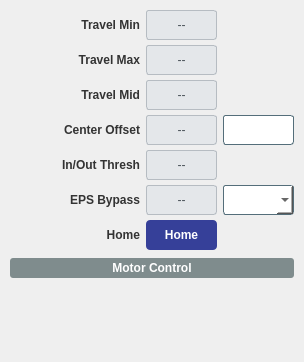
<widget class="QWidget" name="tab_60"><attribute name="title"><string>Y-axis</string></attribute><layout class="QVBoxLayout" name="tv_82"><property name="spacing"><number>8</number></property><property name="leftMargin"><number>10</number></property><property name="topMargin"><number>10</number></property><property name="rightMargin"><number>10</number></property><property name="bottomMargin"><number>10</number></property><item><layout class="QGridLayout" name="grid_78"><property name="horizontalSpacing"><number>6</number></property><property name="verticalSpacing"><number>5</number></property><item row="0" column="0"><widget class="QLabel" name="lbl_61"><property name="styleSheet"><string notr="true">color: #333; font-weight: bold;</string></property><property name="minimumSize"><size><width>130</width><height>30</height></size></property><property name="text"><string>Travel Min</string></property><property name="alignment"><set>Qt::AlignRight|Qt::AlignVCenter</set></property></widget></item><item row="0" column="1"><widget class="PyDMLabel" name="rb_62"><property name="minimumSize"><size><width>0</width><height>30</height></size></property><property name="sizePolicy"><sizepolicy hsizetype="Expanding" vsizetype="Fixed"><horstretch>1</horstretch><verstretch>0</verstretch></sizepolicy></property><property name="styleSheet"><string notr="true">background-color: #e4e7ea; color: #4a5259; border: 1px solid #b6bcc2; border-radius: 3px;</string></property><property name="alignment"><set>Qt::AlignCenter</set></property><property name="text"><string>--</string></property><property name="channel" stdset="0"><string>ca://${prefix}:MMS:03:fYLimMin_RBV</string></property></widget></item><item row="1" column="0"><widget class="QLabel" name="lbl_63"><property name="styleSheet"><string notr="true">color: #333; font-weight: bold;</string></property><property name="minimumSize"><size><width>130</width><height>30</height></size></property><property name="text"><string>Travel Max</string></property><property name="alignment"><set>Qt::AlignRight|Qt::AlignVCenter</set></property></widget></item><item row="1" column="1"><widget class="PyDMLabel" name="rb_64"><property name="minimumSize"><size><width>0</width><height>30</height></size></property><property name="sizePolicy"><sizepolicy hsizetype="Expanding" vsizetype="Fixed"><horstretch>1</horstretch><verstretch>0</verstretch></sizepolicy></property><property name="styleSheet"><string notr="true">background-color: #e4e7ea; color: #4a5259; border: 1px solid #b6bcc2; border-radius: 3px;</string></property><property name="alignment"><set>Qt::AlignCenter</set></property><property name="text"><string>--</string></property><property name="channel" stdset="0"><string>ca://${prefix}:MMS:03:fYLimMax_RBV</string></property></widget></item><item row="2" column="0"><widget class="QLabel" name="lbl_65"><property name="styleSheet"><string notr="true">color: #333; font-weight: bold;</string></property><property name="minimumSize"><size><width>130</width><height>30</height></size></property><property name="text"><string>Travel Mid</string></property><property name="alignment"><set>Qt::AlignRight|Qt::AlignVCenter</set></property></widget></item><item row="2" column="1"><widget class="PyDMLabel" name="rb_66"><property name="minimumSize"><size><width>0</width><height>30</height></size></property><property name="sizePolicy"><sizepolicy hsizetype="Expanding" vsizetype="Fixed"><horstretch>1</horstretch><verstretch>0</verstretch></sizepolicy></property><property name="styleSheet"><string notr="true">background-color: #e4e7ea; color: #4a5259; border: 1px solid #b6bcc2; border-radius: 3px;</string></property><property name="alignment"><set>Qt::AlignCenter</set></property><property name="text"><string>--</string></property><property name="channel" stdset="0"><string>ca://${prefix}:MMS:03:fYLimMedium_RBV</string></property></widget></item><item row="3" column="0"><widget class="QLabel" name="lbl_67"><property name="styleSheet"><string notr="true">color: #333; font-weight: bold;</string></property><property name="minimumSize"><size><width>130</width><height>30</height></size></property><property name="text"><string>Center Offset</string></property><property name="alignment"><set>Qt::AlignRight|Qt::AlignVCenter</set></property></widget></item><item row="3" column="1"><widget class="PyDMLabel" name="rb_68"><property name="minimumSize"><size><width>0</width><height>30</height></size></property><property name="sizePolicy"><sizepolicy hsizetype="Expanding" vsizetype="Fixed"><horstretch>1</horstretch><verstretch>0</verstretch></sizepolicy></property><property name="styleSheet"><string notr="true">background-color: #e4e7ea; color: #4a5259; border: 1px solid #b6bcc2; border-radius: 3px;</string></property><property name="alignment"><set>Qt::AlignCenter</set></property><property name="text"><string>--</string></property><property name="channel" stdset="0"><string>ca://${prefix}:MMS:03:fYCenterOffset_RBV</string></property></widget></item><item row="3" column="2"><widget class="PyDMLineEdit" name="set_69"><property name="minimumSize"><size><width>0</width><height>30</height></size></property><property name="sizePolicy"><sizepolicy hsizetype="Expanding" vsizetype="Fixed"><horstretch>1</horstretch><verstretch>0</verstretch></sizepolicy></property><property name="styleSheet"><string notr="true">background-color: #ffffff; color: #0c0c0c; border: 1px solid #546e7a; border-radius: 3px;</string></property><property name="alignment"><set>Qt::AlignCenter</set></property><property name="channel" stdset="0"><string>ca://${prefix}:MMS:03:fYCenterOffset</string></property></widget></item><item row="4" column="0"><widget class="QLabel" name="lbl_70"><property name="styleSheet"><string notr="true">color: #333; font-weight: bold;</string></property><property name="minimumSize"><size><width>130</width><height>30</height></size></property><property name="text"><string>In/Out Thresh</string></property><property name="alignment"><set>Qt::AlignRight|Qt::AlignVCenter</set></property></widget></item><item row="4" column="1"><widget class="PyDMLabel" name="rb_71"><property name="minimumSize"><size><width>0</width><height>30</height></size></property><property name="sizePolicy"><sizepolicy hsizetype="Expanding" vsizetype="Fixed"><horstretch>1</horstretch><verstretch>0</verstretch></sizepolicy></property><property name="styleSheet"><string notr="true">background-color: #e4e7ea; color: #4a5259; border: 1px solid #b6bcc2; border-radius: 3px;</string></property><property name="alignment"><set>Qt::AlignCenter</set></property><property name="text"><string>--</string></property><property name="channel" stdset="0"><string>ca://${prefix}:MMS:03:fInOutThrsh_RBV</string></property></widget></item><item row="5" column="0"><widget class="QLabel" name="lbl_72"><property name="styleSheet"><string notr="true">color: #333; font-weight: bold;</string></property><property name="minimumSize"><size><width>130</width><height>30</height></size></property><property name="text"><string>EPS Bypass</string></property><property name="alignment"><set>Qt::AlignRight|Qt::AlignVCenter</set></property></widget></item><item row="5" column="1"><widget class="PyDMLabel" name="rb_73"><property name="minimumSize"><size><width>0</width><height>30</height></size></property><property name="sizePolicy"><sizepolicy hsizetype="Expanding" vsizetype="Fixed"><horstretch>1</horstretch><verstretch>0</verstretch></sizepolicy></property><property name="styleSheet"><string notr="true">background-color: #e4e7ea; color: #4a5259; border: 1px solid #b6bcc2; border-radius: 3px;</string></property><property name="alignment"><set>Qt::AlignCenter</set></property><property name="text"><string>--</string></property><property name="channel" stdset="0"><string>ca://${prefix}:MMS:03:bYEpsBypass_RBV</string></property></widget></item><item row="5" column="2"><widget class="PyDMEnumComboBox" name="cmb_74"><property name="minimumSize"><size><width>0</width><height>30</height></size></property><property name="sizePolicy"><sizepolicy hsizetype="Expanding" vsizetype="Fixed"><horstretch>1</horstretch><verstretch>0</verstretch></sizepolicy></property><property name="styleSheet"><string notr="true">background-color: #ffffff; color: #0c0c0c; border: 1px solid #546e7a; border-radius: 3px;</string></property><property name="channel" stdset="0"><string>ca://${prefix}:MMS:03:bYEpsBypass</string></property></widget></item><item row="6" column="0"><widget class="QLabel" name="lbl_75"><property name="styleSheet"><string notr="true">color: #333; font-weight: bold;</string></property><property name="minimumSize"><size><width>130</width><height>30</height></size></property><property name="text"><string>Home</string></property><property name="alignment"><set>Qt::AlignRight|Qt::AlignVCenter</set></property></widget></item><item row="6" column="1"><widget class="PyDMPushButton" name="btn_76"><property name="minimumSize"><size><width>0</width><height>30</height></size></property><property name="styleSheet"><string notr="true">QPushButton { color: white; background-color: rgb(54,64,153); font-weight: bold; border-radius: 4px; } QPushButton:hover { background-color: #21618C; }</string></property><property name="text"><string>Home</string></property><property name="channel" stdset="0"><string>ca://${prefix}:MMS:03:bCenter</string></property><property name="pressValue" stdset="0"><string>1</string></property><property name="showConfirmDialog" stdset="0"><bool>true</bool></property><property name="confirmMessage" stdset="0"><string>Proceed with Home?</string></property></widget></item><item row="6" column="2"><widget class="PyDMByteIndicator" name="byte_77"><property name="minimumSize"><size><width>20</width><height>20</height></size></property><property name="channel" stdset="0"><string>ca://${prefix}:MMS:03:bCentered_RBV</string></property><property name="showLabels" stdset="0"><bool>false</bool></property><property name="circles" stdset="0"><bool>true</bool></property><property name="numBits" stdset="0"><number>1</number></property></widget></item></layout></item><item><widget class="QLabel" name="lbl_79"><property name="styleSheet"><string notr="true">background-color: #7F8C8D; color: white; font-weight: bold; padding: 3px; border-radius: 3px;</string></property><property name="text"><string>Motor Control</string></property><property name="alignment"><set>Qt::AlignCenter</set></property></widget></item><item><widget class="MotorClassicRow" name="motor_80"><property name="minimumSize"><size><width>0</width><height>46</height></size></property><property name="motor" stdset="0"><string>${prefix}:MMS:03</string></property></widget></item><item><spacer name="vs_81"><property name="orientation"><enum>Qt::Vertical</enum></property><property name="sizeHint" stdset="0"><size><width>20</width><height>20</height></size></property></spacer></item></layout></widget>
